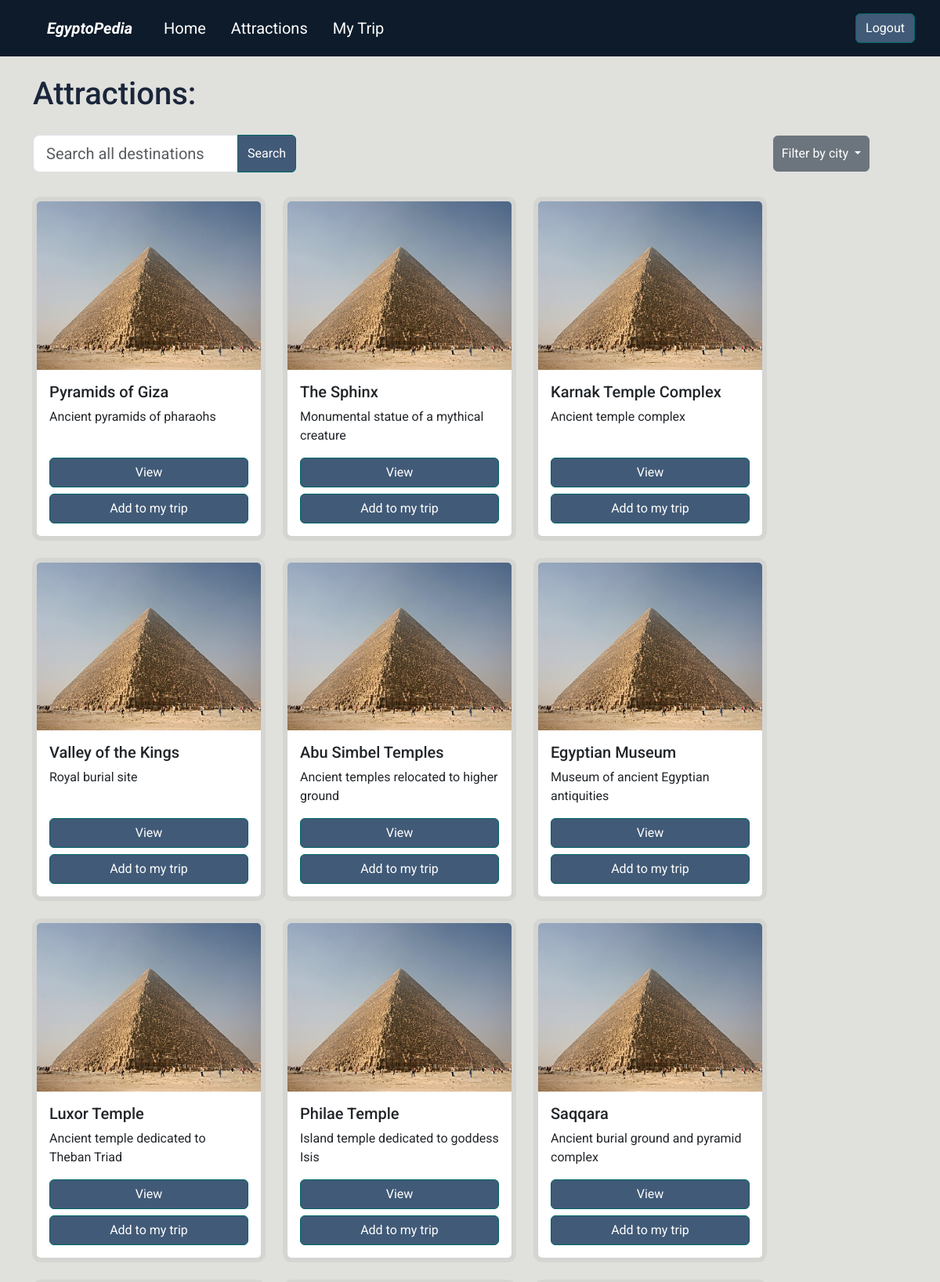
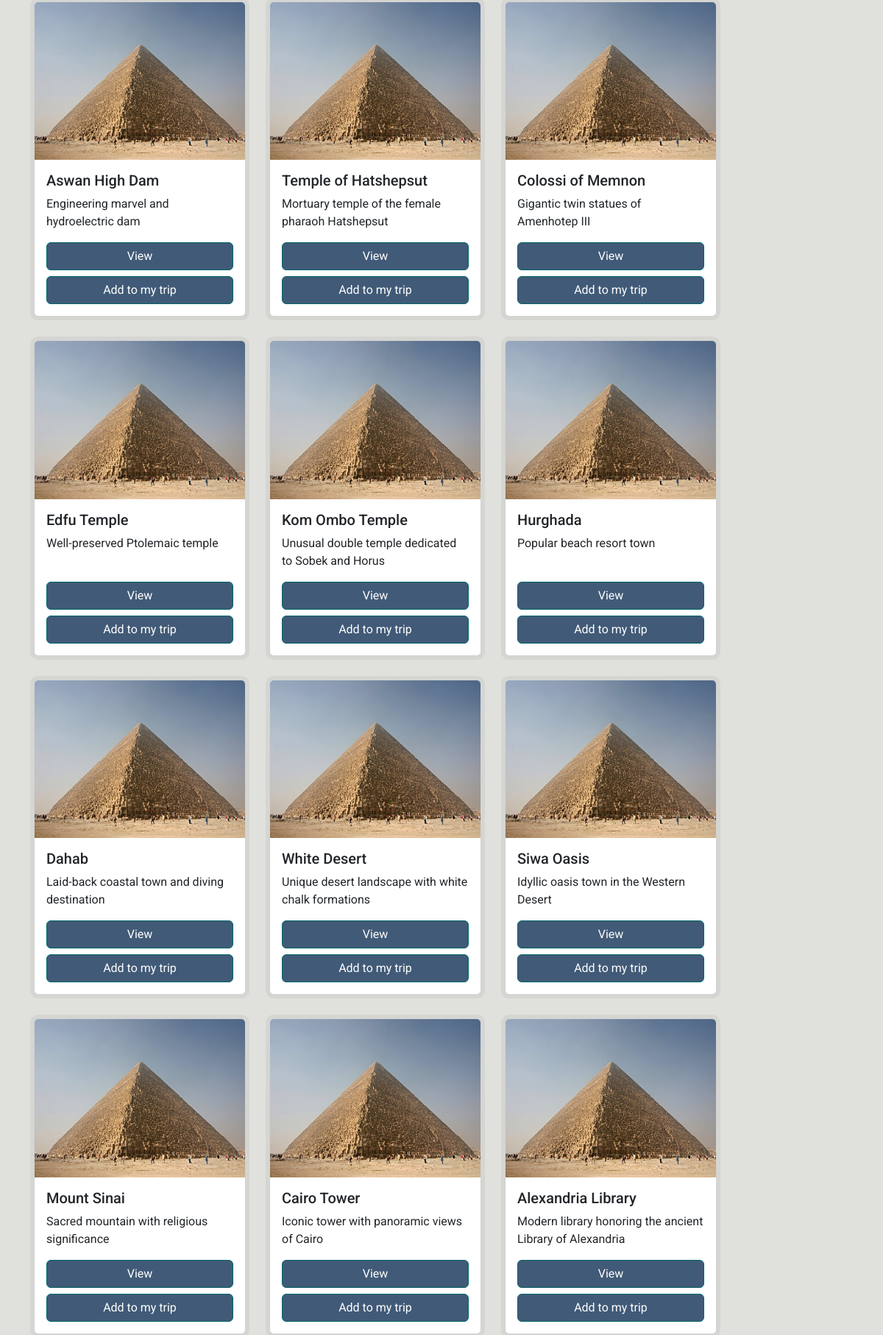
The page /attractions (signed in, upper part) on the database its author committed (2 pictures, top to bottom).
### models.py (models this page shows)
class Attraction(db.Model):
    __tablename__ = "attractions"
    id = db.Column(db.Integer, primary_key=True)
    name = db.Column(db.String(80), nullable=False)
    city = db.Column(db.String(80), nullable=False)
    location_latitude = db.Column(db.REAL)
    location_longitude = db.Column(db.REAL)
    summary = db.Column(db.String(200))
    description = db.Column(db.String)

### app.py (the view, shortened to what this page needs)
@app.route("/attractions", methods=["GET", "POST"])
@login_required
def viewAttractions():
    if request.method == "GET":
        return render_template("attractions.html", attractions = myAttractions, uniqueCities=uniqueCities)

### app.py (called while the page is built)
@login_manager.user_loader
def load_user(user_id):
    return User.get(user_id)

### models.py (called while the page is built)
    def get(user_id):
        return db.session.query(User).get(user_id)

### templates/attractions.html (shortened to what this page needs)
{% extends "base.html" %} {% block title %} Attractions {% endblock %}
{% block main %}
<div class="container">
  <div class="row mt-4">
    <h1>Attractions:</h1>
  </div>
  <div class="row align-items-center">
    <form action="/attractions" method="post" class="col-md-6">
      <div class="input-group me-5 searchForm">
        <div class="form-outline">
          <input type="search" name="attraction_name" id="searchInput" placeholder="Search all destinations"
            class="form-control form-control-lg rounded-end-0" />
        </div>
        <button type="submit" class="btn btn-primary">Search</button>
      </div>
    </form>
    <div class="dropdown filterDropDown col-md-6">
      <button class="btn btn-secondary dropdown-toggle me-5" type="button" data-bs-toggle="dropdown" aria-expanded="false">
        Filter by city
      </button>
    </div>
  </div>
  <div class="row cardsContainer">
    {% for attraction in attractions %}
    <div class="card mx-3 my-3 px-0" style="width: 18rem">
      <img src="https://source.unsplash.com/random/400x300/?{{attraction.slug}}"
        onerror="this.onerror = null; this.src='/static/default.jpg'" class="card-img-top" alt="..." />
      <div class="card-body d-flex flex-column">
        <h5 class="card-title">{{attraction.name}}</h5>
        <p class="card-text">{{attraction.summary}}</p>
        <a href="/attractions/view/{{attraction.id}}" class="btn btn-primary mt-auto viewButton">View</a>
        <button type="button" class="btn btn-primary mt-2 addButton" data-bs-toggle="modal"
          data-bs-target="#modal{{attraction.id}}">
          Add to my trip
        </button>
      </div>
    </div>
    {% endfor %}
  </div>
  </div>
{% endblock %}

### templates/base.html (shortened to what this page needs)
<!DOCTYPE html>
<html lang="en">
<head>
    {% block head %}
    <link href="/static/bootstrap/bootstrap.min.css"  rel="stylesheet" >
    <link rel="stylesheet" href="/static/main.css">
    {% endblock %}
</head>
<body >
<nav class="navbar navbar-expand-lg bg-light bg-primary mb-3"  id="myCustomNavbar">
    <div class="container-fluid">
        <a class="navbar-brand  ms-sm-0 ms-lg-5  me-4 my-2" href="/">
            EgyptoPedia
      </a>
      <div class="collapse navbar-collapse" id="navbarSupportedContent">
        <ul class="navbar-nav me-auto mb-2 mb-lg-0">
          <li class="nav-item">
            <a class="nav-link mx-2" href="/">Home</a>
          </li>
          <li class="nav-item">
            <a class="nav-link mx-2" href="/attractions">Attractions</a>
          </li>
          <li class="nav-item">
            <a class="nav-link mx-2" href="/mytrip">My Trip</a>
          </li>
        </ul>
        <div class="navbar-nav ms-auto me-3">
            {% if current_user.is_authenticated %}
            <a class="btn btn-success mx-1 my-sm-2 my-lg-0 logButtons"  href="/logout">Logout</a>
            {% else %}
            <a class="btn btn-success mx-2 my-2 my-lg-0 logButtons"  href="/login">Login</a>
            <a class="btn btn-success mx-2 my-2 my-lg-0 logButtons"  href="/register">Register</a>
            {% endif %}
          </div>
      </div>
    </div>
  </nav>
{% block main %}
{% endblock %}
</body>
</html>

### static/main.css (style rules this page uses)
.bg-primary { background: #0d1b2a !important; color: white !important; }
.navbar-nav { font-size: 1.25rem !important; }
.navbar-brand { color: white !important; font-size: 1.25rem !important; font-weight: 700; font-style: italic; }
.navbar-nav .nav-item { display: flex; justify-content: center; align-items: center; }
.navbar-nav .nav-item .nav-link { color: white !important; }
body { background-color: #e0e1dd !important; color: #1b263b !important; font-family: 'Roboto', sans-serif !important; }
.btn.btn-success, .btn.btn-danger { background-color: #415a77 !important; border-color: #006666; color: white; }
.btn.btn-primary { background-color: #415a77 !important; border-color: #006666; color: white; }
.card { box-shadow: rgba(0, 0, 0, 0.05) 0 0 0 5px; }
.searchForm { justify-content: flex-start; margin-block: 20px; }
.filterDropDown { display: flex; justify-content: flex-end; align-items: center; }
.filterDropDown button { padding: 10px; }
.cardsContainer { justify-content: flex-start; }

### rows shown on the page
Attraction: name "Pyramids of Giza", summary "Ancient pyramids of pharaohs"
Attraction: name "The Sphinx", summary "Monumental statue of a mythical creature"
Attraction: name "Karnak Temple Complex", summary "Ancient temple complex"
Attraction: name "Valley of the Kings", summary "Royal burial site"
Attraction: name "Abu Simbel Temples", summary "Ancient temples relocated to higher ground"
Attraction: name "Egyptian Museum", summary "Museum of ancient Egyptian antiquities"
Attraction: name "Luxor Temple", summary "Ancient temple dedicated to Theban Triad"
Attraction: name "Philae Temple", summary "Island temple dedicated to goddess Isis"
Attraction: name "Saqqara", summary "Ancient burial ground and pyramid complex"
Attraction: name "Aswan High Dam", summary "Engineering marvel and hydroelectric dam"
Attraction: name "Temple of Hatshepsut", summary "Mortuary temple of the female pharaoh Hatshepsut"
Attraction: name "Colossi of Memnon", summary "Gigantic twin statues of Amenhotep III"
Attraction: name "Edfu Temple", summary "Well-preserved Ptolemaic temple"
Attraction: name "Kom Ombo Temple", summary "Unusual double temple dedicated to Sobek and Horus"
Attraction: name "Hurghada", summary "Popular beach resort town"
Attraction: name "Dahab", summary "Laid-back coastal town and diving destination"
Attraction: name "White Desert", summary "Unique desert landscape with white chalk formations"
Attraction: name "Siwa Oasis", summary "Idyllic oasis town in the Western Desert"
Attraction: name "Mount Sinai", summary "Sacred mountain with religious significance"
Attraction: name "Cairo Tower", summary "Iconic tower with panoramic views of Cairo"
Attraction: name "Alexandria Library", summary "Modern library honoring the ancient Library of Alexandria"
